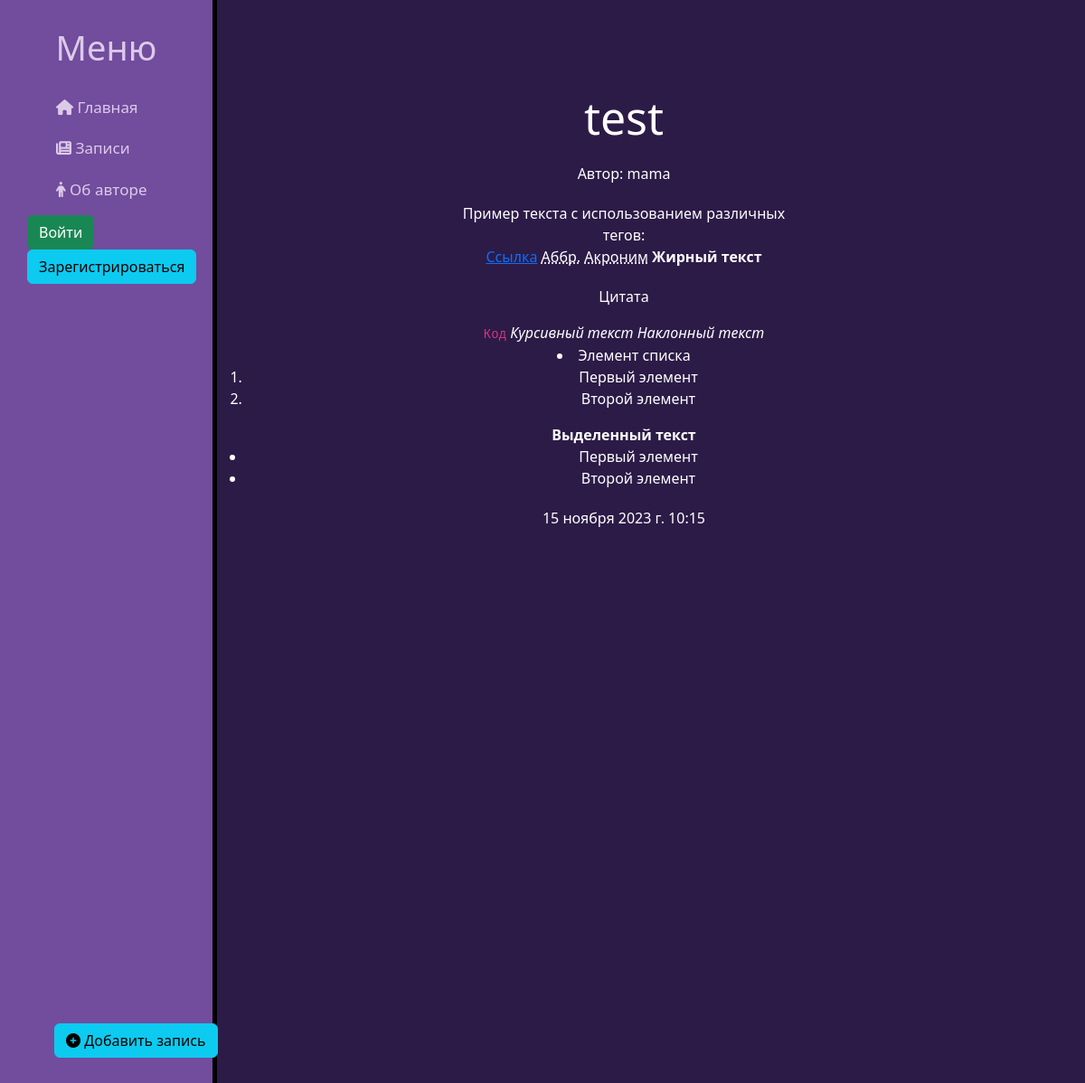
The page /news/2 on the database its author committed.
### news/models.py (models this page shows, shortened)
class Articles(models.Model):
    user = models.ForeignKey(User, on_delete=models.CASCADE, verbose_name='Пользователь', default=None)
    title = models.CharField('Название', max_length=50)
    anons = models.CharField('Анонс', max_length=250)
    full_text = models.TextField('Статья')
    date = models.DateTimeField('Дата публикации')
    class Meta:
        verbose_name = 'Новость'
        verbose_name_plural = 'Новости'

### news/views.py (the view)
# urls.py: path('<int:pk>', views.NewsDetailView.as_view(), name='news_detail'),
class NewsDetailView(DetailView):
    model = Articles
    template_name = 'news/details_view.html'
    context_object_name = 'article'

### news/templatetags/helpers.py (called while the page is built)
@register.filter
def sanitize(value):
    allowed_tags = ['a', 'abbr', 'acronym', 'b', 'blockquote', 'code', 'em', 'i', 'li', 'ol', 'strong', 'ul', 'p', 'br']
    cleaned_value = clean(value, tags=allowed_tags, strip=True)
    return mark_safe(cleaned_value)

### news/templates/news/details_view.html (shortened to what this page needs)
{% extends 'main/layout.html' %}
{% load helpers %}
{% block content %}
    <div class="features">
        <h1>{{ article.title }}</h1>
        <p>Автор: {{ article.user.username }}</p>
        <p>{{ article.full_text|sanitize }}</p>
        <p>{{ article.date }}</p>
    </div>
{% endblock %}

### main/static/main/css/main.css (style rules this page uses)
body { background: #2C1B47; }
main .features { float: left; color: white; margin-top: 100px; text-align: center; width: 75%; }
main .features h1 { font-size: 50px; }
main .features p { max-width: 400px; margin: 20px auto; }

### rows shown on the page
Articles: title "test", user.username "mama", full_text|sanitize "Пример текста с использованием различных тегов: Ссылка Аббр. Акроним Жирный текст Цитата Код Курсивный текст Наклонный текст Элемент списка Первый элемент Второй элемент Выделенный текст Первый элемент Второй элемент", date "15 ноября 2023 г. 10:15"
